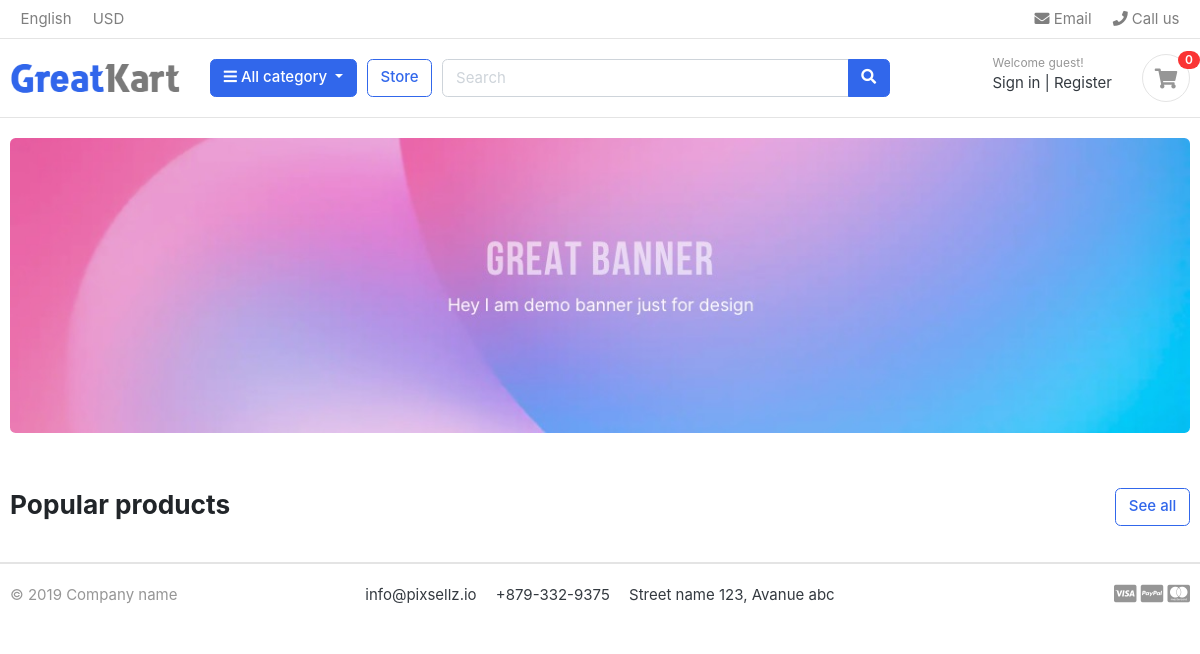
Before: / with the older database file.
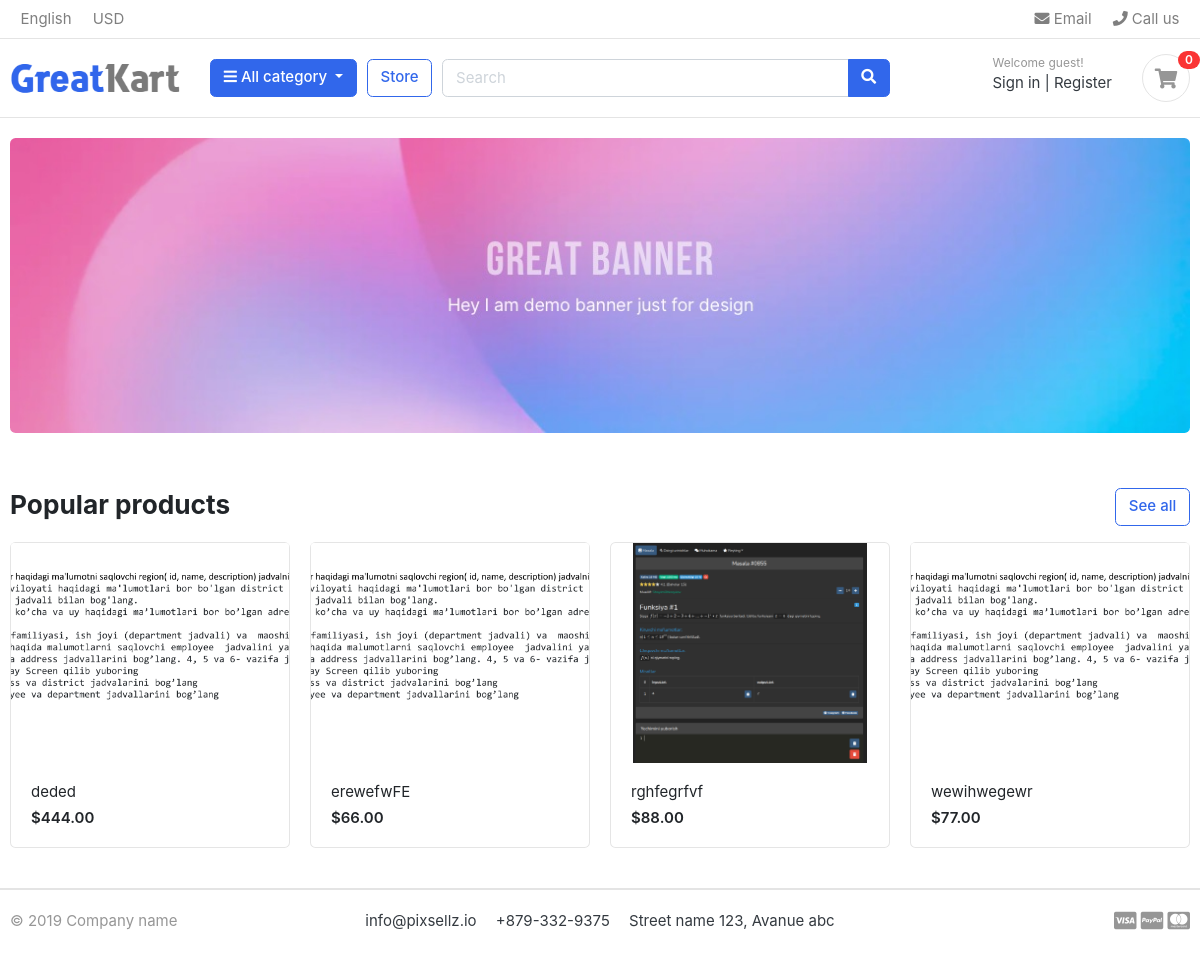
After: the same page with the newer database file.
### store/models.py (models this page shows, shortened)
class Product(models.Model):
    product_name = models.CharField(max_length=444, unique=True)
    slug = models.SlugField(max_length=434, unique=True)
    description = models.TextField(blank=True, max_length=876)
    price = models.DecimalField(max_digits=10, decimal_places=2)
    image = models.ImageField(upload_to='photos/products')
    stock = models.IntegerField(default=0, blank=True, null=True)
    is_available = models.BooleanField(default=True)
    category = models.ForeignKey(Category, on_delete=models.CASCADE)
    created_date = models.DateTimeField(auto_now_add=True)
    modified_date = models.DateTimeField(auto_now=True)

### ecommerce009/views.py (the view)
# urls.py: path('', views.home, name='home'),
def home(request):
    products = Product.objects.all().filter(is_available=True)
    context = {
        'products': products,
   }
    return render(request, 'home.html', context)

### templates/home.html
{% extends "base.html" %}
{% block content %}
{% load static %}
<section class="section-intro padding-y-sm">
<div class="container">
<div class="intro-banner-wrap">
	<img src="{% static 'images/banners/1.jpg' %}" class="img-fluid rounded">
</div>
</div>
</section>
<section class="section-name padding-y-sm">
<div class="container">
<header class="section-heading">
	<a href="./store.html" class="btn btn-outline-primary float-right">See all</a>
	<h3 class="section-title">Popular products</h3>
</header>
<div class="row">
    {% for product in products %}
	<div class="col-md-3">
		<div class="card card-product-grid">
			<a href="./product-detail.html" class="img-wrap"> <img src="{{ product.image.url }}"> </a>
			<figcaption class="info-wrap">
				<a href="./product-detail.html" class="title">{{ product.product_name }}</a>
				<div class="price mt-1">${{ product.price }}</div>
			</figcaption>
		</div>
	</div>
    {% endfor %}
</div>
</div>
</section>
</body>
</html>
{% endblock %}

### templates/base.html (shortened to what this page needs)
{% load static %}
<!DOCTYPE HTML>
<html lang="en">
<head>
<link href="{% static 'css/bootstrap.css' %}" rel="stylesheet" type="text/css"/>
<link href="{% static 'fonts/fontawesome/css/all.min.css' %}" type="text/css" rel="stylesheet">
<link href="{% static 'css/ui.css' %}" rel="stylesheet" type="text/css"/>
<link href="{% static 'css/responsive.css' %}" rel="stylesheet" media="only screen and (max-width: 1200px)" />
</head>
<body>
{% include "includes/navbar.html" %}
{% block content %}
{% endblock %}
{% include "includes/footer.html" %}

### templates/includes/navbar.html (shortened to what this page needs)
{% load static %}
<header class="section-header">
<nav class="navbar p-md-0 navbar-expand-sm navbar-light border-bottom">
<div class="container">
  <div class="collapse navbar-collapse" id="navbarTop4">
    <ul class="navbar-nav mr-auto">
    	<li class="nav-item dropdown">
		 	<a href="#" class="nav-link">   English </a>
		</li>
		<li class="nav-item dropdown">
			<a href="#" class="nav-link"> USD </a>
		</li>
    </ul>
    <ul class="navbar-nav">
		<li><a href="#" class="nav-link"> <i class="fa fa-envelope"></i> Email </a></li>
		<li><a href="#" class="nav-link"> <i class="fa fa-phone"></i> Call us </a></li>
	</ul>
  </div>
</div>
</nav>
<section class="header-main border-bottom">
	<div class="container">
<div class="row align-items-center">
	<div class="col-lg-2 col-md-3 col-6">
		<a href="./" class="brand-wrap">
			<img class="logo" src="{% static './images/logo.png' %}">
		</a>
	</div>
	<div class="col-lg col-sm col-md col-6 flex-grow-0">
		<div class="category-wrap dropdown d-inline-block float-right">
			<button type="button" class="btn btn-primary dropdown-toggle" data-toggle="dropdown">
				<i class="fa fa-bars"></i> All category
			</button>
		</div>
	</div>
	<a href="./store.html" class="btn btn-outline-primary">Store</a>
	<div class="col-lg  col-md-6 col-sm-12 col">
		<form action="#" class="search">
			<div class="input-group w-100">
			    <input type="text" class="form-control" style="width:60%;" placeholder="Search">
			    <div class="input-group-append">
			      <button class="btn btn-primary" type="submit">
			        <i class="fa fa-search"></i>
			      </button>
			    </div>
		    </div>
		</form>
	</div>
	<div class="col-lg-3 col-sm-6 col-8 order-2 order-lg-3">
				<div class="d-flex justify-content-end mb-3 mb-lg-0">
					<div class="widget-header">
						<small class="title text-muted">Welcome guest!</small>
						<div>
							<a href="./signin.html">Sign in</a> <span class="dark-transp"> | </span>
							<a href="./register.html"> Register</a>
						</div>
					</div>
					<a href="./cart.html" class="widget-header pl-3 ml-3">
						<div class="icon icon-sm rounded-circle border"><i class="fa fa-shopping-cart"></i></div>
						<span class="badge badge-pill badge-danger notify">0</span>
					</a>
				</div>
			</div>
</div>
	</div>
</section>
</header>

### templates/includes/footer.html
{% load static %}
<footer class="section-footer border-top">
	<div class="container">
		<section class="footer-bottom border-top row">
			<div class="col-md-2">
				<p class="text-muted"> &copy 2019 Company name </p>
			</div>
			<div class="col-md-8 text-md-center">
				<span  class="px-2">info@pixsellz.io</span>
				<span  class="px-2">+879-332-9375</span>
				<span  class="px-2">Street name 123, Avanue abc</span>
			</div>
			<div class="col-md-2 text-md-right text-muted">
				<i class="fab fa-lg fa-cc-visa"></i>
				<i class="fab fa-lg fa-cc-paypal"></i>
				<i class="fab fa-lg fa-cc-mastercard"></i>
			</div>
		</section>
	</div>
</footer>

### ecommerce009/static/css/ui.css (style rules this page uses)
html { font-family: "Inter", sans-serif; font-size: 15px; }
.img-wrap { text-align: center; display: block; }
.img-wrap img { max-width: 100%; }
.icon-xs, .icon-sm, .icon-md, .icon-lg { display: inline-block; text-align: center; flex-shrink: 0; flex-grow: 0; }
.icon-sm { width: 48px; height: 48px; line-height: 48px !important; font-size: 20px; }
.padding-y-sm { padding-top: 20px; padding-bottom: 20px; }
.section-heading { margin-bottom: 20px; margin-top: 15px; }
.section-title { color: #212529; }
p:last-child { margin-bottom: 0; }
.header-main { position: relative; padding-top: 1rem; padding-bottom: 1rem; }
.brand-wrap .logo, .navbar-brand .logo { margin-right: 7px; max-height: 42px; display: inline-block; }
.widget-header { display: inline-block; vertical-align: middle; position: relative; }
.widget-header a { color: #343a40; }
.widget-header i { color: #969696; }
.widget-header .title { display: block; }
.widget-header .notify { position: absolute; top: -3px; right: -10px; }
.footer-bottom { padding-top: 20px; padding-bottom: 20px; }
[class*=card-product] a.title { color: #212529; display: block; }
[class*=card-product] .img-wrap { overflow: hidden; position: relative; }
[class*=card-product] .img-wrap img { height: 100%; max-width: 100%; width: auto; display: inline-block; -o-object-fit: cover; object-fit: cover; }
.card-product-grid { margin-bottom: 20px; }
.card-product-grid .img-wrap { border-radius: 0.2rem 0.2rem 0 0; height: 220px; }
.card-product-grid .info-wrap { overflow: hidden; padding: 18px 20px; }
.card .img-wrap { overflow: hidden; }
.notify { position: absolute; top: -4px; right: -10px; display: inline-block; padding: 0.25em 0.6em; font-size: 12px; line-height: 1; text-align: center; border-radius: 3rem; color: #fff; background-color: #fa3434; }
.price { font-weight: 600; color: #212529; }

Changed rows visible on the page:
added Product: image (picture), product_name "deded", price "444.00"
added Product: image (picture), product_name "erewefwFE", price "66.00"
added Product: image (picture), product_name "rghfegrfvf", price "88.00"
added Product: image (picture), product_name "wewihwegewr", price "77.00"
